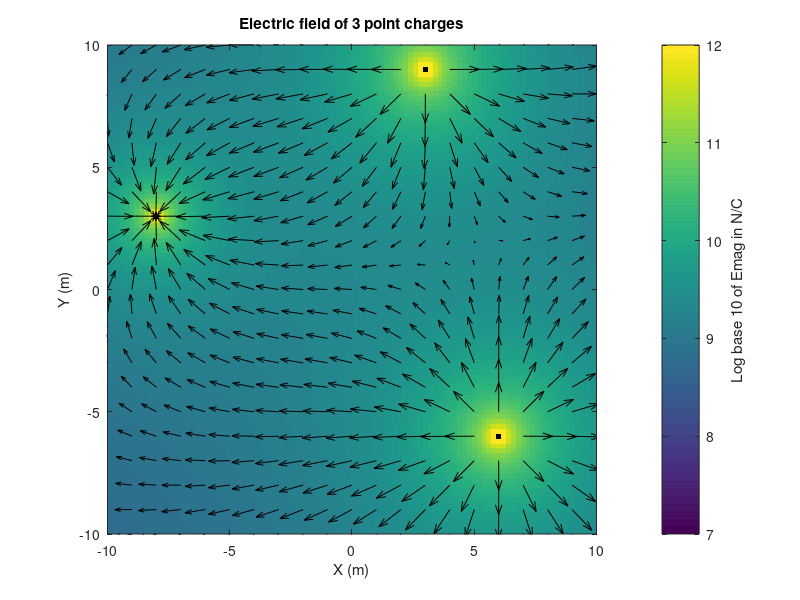

Write MATLAB code to recreate this figure.
clear all
close all
x = linspace(-10,10,101); %Create vectors with desired spacing
y = linspace(-10,10,101);
[X,Y] = meshgrid(x,y);

x0 = -8;
y0 = 3;
x1 = 6;
y1 = -6;
x2 = 3;
y2 = 9;
R = sqrt((X-x0).^2+(Y-y0).^2);
R1 = sqrt((X-x1).^2+(Y-y1).^2);
R2 = sqrt((X-x2).^2+(Y-y2).^2);



q0 = -3; %Charge on charge 1 at origin, 3 Coulombs
q1 = 8;
q2 = 2;
k = 9e9; %Value of constant k in SI units

%Coulomb's Law can be rewritten as kq/r^3 times r^vector. So:

Ex0 = k*q0*(X-x0)./R.^3; %Calculate field components from charge 1
Ey0 =k*q0*(Y-y0)./R.^3 ;
Emag0 = sqrt(Ex0.^2+Ey0.^2); %Get magnitude at each location

Ex1 = k*q1*(X-x1)./R1.^3; %Calculate field components from charge 2 
Ey1 =k*q1*(Y-y1)./R1.^3 ;
Emag1 = sqrt(Ex1.^2+Ey1.^2);

Ex2 = k*q1*(X-x2)./R2.^3; %Calculate field components from charge 3
Ey2 =k*q1*(Y-y2)./R2.^3 ;
Emag2 = sqrt(Ex2.^2+Ey2.^2);

magTotal = Emag0 + Emag1 + Emag2;
ExTotal = Ex0 + Ex1 + Ex2;
EyTotal = Ey0 + Ey1 + Ey2;

figure(1)
imagesc(x,y,log10(magTotal)) %Plot color plot of magnitude of vectors at each position, using logarithm for visibility
axis xy image
hc2 = colorbar;
hold on 
nSkip = 5; 
in = 1:nSkip:101; 
quiver(x(in),y(in),ExTotal(in,in)./magTotal(in,in),EyTotal(in,in)./magTotal(in,in),'k') %New quiver command that only plots every fifth index value
%to fix arrow scaling
%Also, each vector is plotted as unit vector so they're visible. We have
%magnitude from color plot, at least the logarithm of it
axis xy image
axis([-10,10,-10,10]) %Fix weird white space at the edges of the figure
xlabel('X (m)')
ylabel('Y (m)')
title('Electric field of 3 point charges')
ylabel(hc2,'Log base 10 of Emag in N/C');
caxis([7,12]); %Change minimum and maximum of color scale


